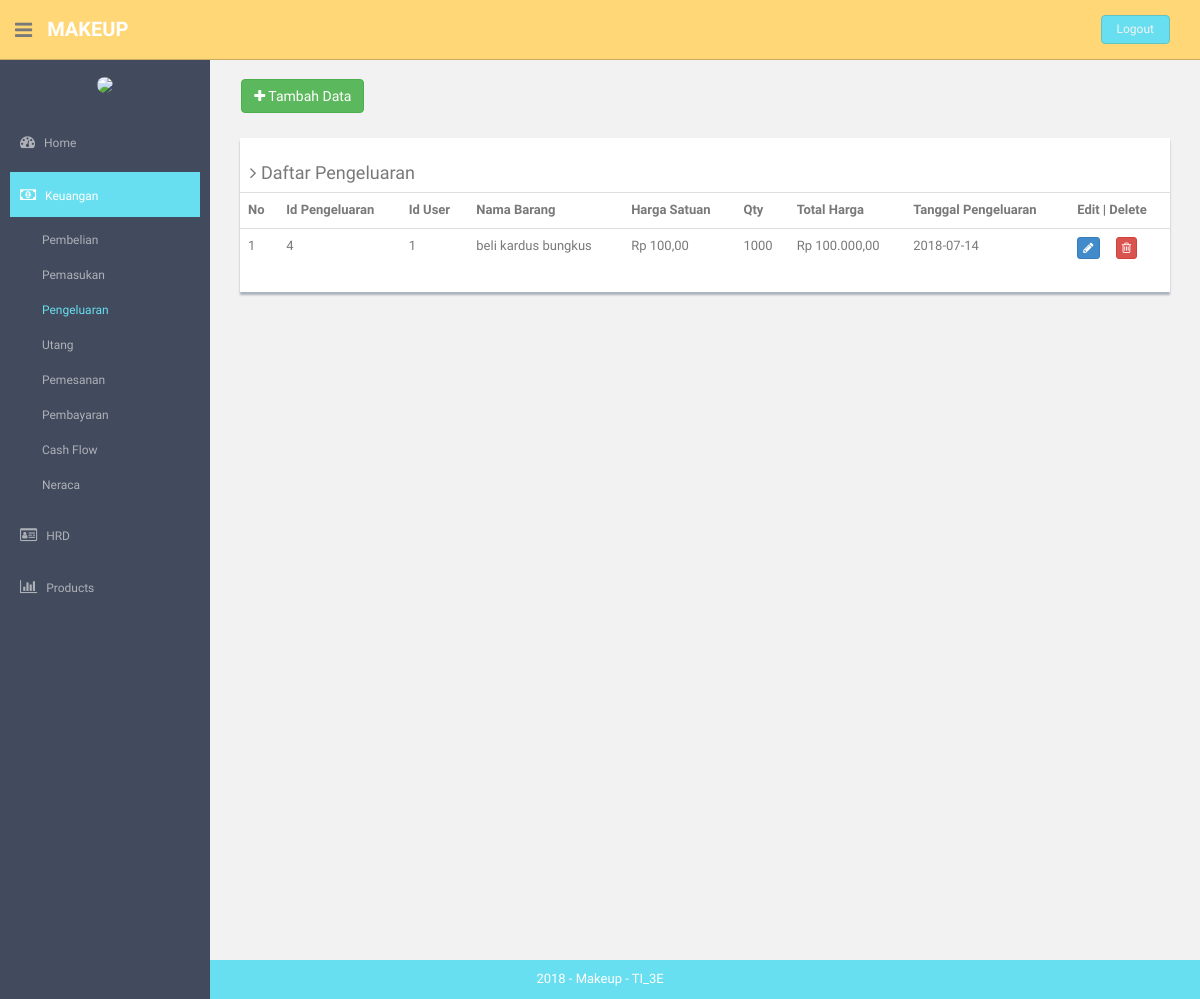
The page /index.php/pengeluaran on the database its author committed.
### tables this page shows
CREATE TABLE `pengeluaran` (
  `id_pengeluaran` int(11) NOT NULL,
  `id_user` int(11) NOT NULL,
  `nama_barang` varchar(40) NOT NULL,
  `harga_satuan` int(11) NOT NULL,
  `qty` int(11) NOT NULL,
  `total_harga` int(11) NOT NULL,
  `tanggal_pengeluaran` date NOT NULL
);

### application/controllers/Pengeluaran.php (called while the page is built, shortened)
<?php
class Pengeluaran extends CI_Controller {
	public function __construct()
	{
		$this->load->helper('url','form');
		$this->load->library('form_validation');
		$this->load->model('user_model');
		$this->load->model('pengeluaran_model');
		$this->load->helper('html');
		$this->load->library('image_lib');
	}
	public function index()
	{
		    	$object['keluar']=$this->pengeluaran_model->getDataPengeluaran();
                        $object['user']=$this->user_model->getDataUser();
		    	$cek['status'] = array(
        		'home'=>'',
        		'hrd'=>'',
        		'keuangan'=>'active',
        		'produk'=>'',
        		'pembelian'=>'',
        		'pemasukan'=>'',
        		'pengeluaran'=>'active',
        		'utang'=>'',
        		'cash_flow'=>'',
        		'neraca'=>'',
        		'admin'=>'',
        		'gaji'=>'',
        		'golongan'=>'',
        		'absensi'=>'',
        		'user'=>'',
        		'barang'=>'',
        		'supplier'=>'',
        		'kategori'=>'',
        		);
				$this->load->view('component/header',$cek);
				$this->load->view('Pengeluaran/view_pengeluaran',$object);
				$this->load->view('component/footer');
	}
}

### index.php (called while the page is built, shortened)
<?php
require_once BASEPATH.'core/CodeIgniter.php';

### application/models/pengeluaran_model.php (called while the page is built, shortened)
<?php
class Pengeluaran_model extends CI_Model {
	public function getDataPengeluaran()
	{
		$query = $this->db->query("SELECT A.* , B.username from pengeluaran as A join admin as B on A.id_user = B.id");
		return $query->result();
	}
}

### application/views/Pengeluaran/view_pengeluaran.php (the view)
<?php
function rupiah($angka){
  $hasil_rupiah = "Rp " . number_format($angka,2,',','.');
  return $hasil_rupiah;
}
?>
<section id="main-content">
  <section class="wrapper site-min-height">
    <br>&nbsp;&nbsp;&nbsp;&nbsp;
    <a href="<?php echo base_url('index.php/pengeluaran/form_pengeluaran'); ?>"><button type="button" class="btn btn-success "><i class="fa fa-plus"> </i> Tambah Data</button></a>
    <br>
    <div class="col-md-12 mt">
      <div class="content-panel">
        <table class="table table-hover">
        <h4><i class="fa fa-angle-right"></i> Daftar Pengeluaran</h4>
        <tr>
          <th>No</th>
          <th>Id Pengeluaran </th>
          <th>Id User</th>
          <th>Nama Barang</th>
          <th>Harga Satuan</th>
          <th>Qty</th>
          <th>Total Harga</th>
          <th>Tanggal Pengeluaran</th>
          <th align="center">Edit | Delete</th>
        </tr>
        <?php
        $no = 1;
        foreach($keluar as $key){
        ?>
        <tr>
          <td><?php echo $no++ ?></td>
          <td><?php echo $key->id_pengeluaran ?></td>
          <td><?php echo $key->id_user ?></td>
          <td><?php echo $key->nama_barang ?></td>
          <td><?php echo rupiah($key->harga_satuan) ?></td>
          <td><?php echo $key->qty ?></td>
          <td><?php echo rupiah($key->total_harga) ?></td>
          <td><?php echo $key->tanggal_pengeluaran?></td>
          <td>
                <a class="btn btn-primary btn-xs" href="<?php echo site_url('pengeluaran/update/').$key->id_pengeluaran ?>">
                  <i class="fa fa-pencil"></i>
                </a>&nbsp;&nbsp;&nbsp;&nbsp;
                <a class="btn btn-danger btn-xs" href="<?php echo site_url('pengeluaran/delete/').$key->id_pengeluaran ?>">
                  <i class="fa fa-trash-o"></i>
                </a>
          </td>
        </tr>
        <?php } ?>
      </table>
      </div>
      </div>
    </section>
    </section>

### assets/css/style.css (style rules this page uses)
body { color: #797979; background: #f2f2f2; font-family: 'Ruda', sans-serif; padding: 0px !important; margin: 0px !important; font-size:13px; }
a, a:hover, a:focus { text-decoration: none; outline: none; }
.mt { margin-top: 25px; }
#main-content { margin-left: 210px; }
.wrapper { display: inline-block; margin-top: 60px; padding-left: 15px; padding-right: 15px; padding-bottom: 15px; padding-top: 0px; width: 100%; }
.content-panel { background: #ffffff; box-shadow: 0px 3px 2px #aab2bd; padding-top: 15px; padding-bottom: 5px; }
.content-panel h4 { margin-left: 10px; }
.site-min-height { min-height: 900px; }

### rows shown on the page
pengeluaran: id_pengeluaran "4", id_user "1", nama_barang "beli kardus bungkus", harga_satuan "Rp 100,00", qty "1000", total_harga "Rp 100.000,00", tanggal_pengeluaran "2018-07-14"
